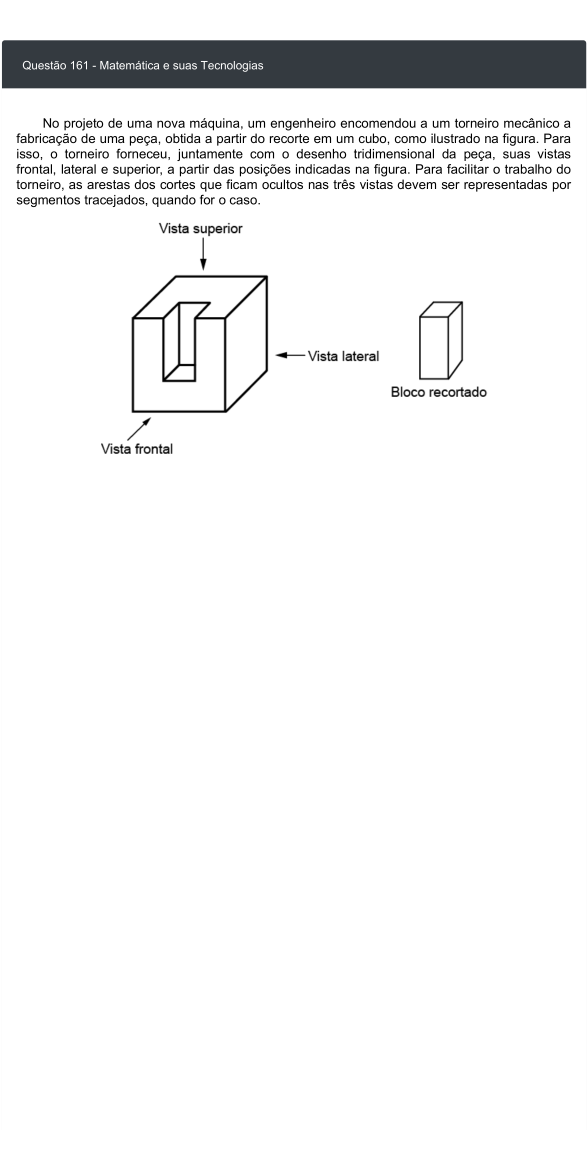
#> input picture 2Passo-RemoverBordasLaterais/sem-bordas-externas/pagina_enem_76.png, 1763 x 3512 px, found by its file name (shown at 1/3 size)
$ python juntar.py
#> lines starting #> are read from the running program, lines starting #| are printed output that depends on the picture


from PIL import Image
import os


pasta_imagens = "sem-bordas-externas"
nome_arquivo_cima = "pagina_enem_76.png"
nome_arquivo_baixo = "pagina_enem_77.png"
pasta_saida = "paginas-montadas2"
nome_arquivo_final = "pagina_enem_76.png"


os.makedirs(pasta_saida, exist_ok=True)

if not os.path.exists(pasta_imagens):
    print(f"ERRO: A pasta '{pasta_imagens}' não existe!")
    exit()

caminho_cima = os.path.join(pasta_imagens, nome_arquivo_cima)
caminho_baixo = os.path.join(pasta_imagens, nome_arquivo_baixo)

if not os.path.exists(caminho_cima):
    print(f"ERRO: O arquivo '{nome_arquivo_cima}' não foi encontrado!")
    exit()

if not os.path.exists(caminho_baixo):
    print(f"ERRO: O arquivo '{nome_arquivo_baixo}' não foi encontrado!")
    exit()

try:
    img_cima = Image.open(caminho_cima)
#> img_cima is the input picture: PIL image 1763x3512 RGB; mean R, G, B 242.6, 242.8, 243
    img_baixo = Image.open(caminho_baixo)
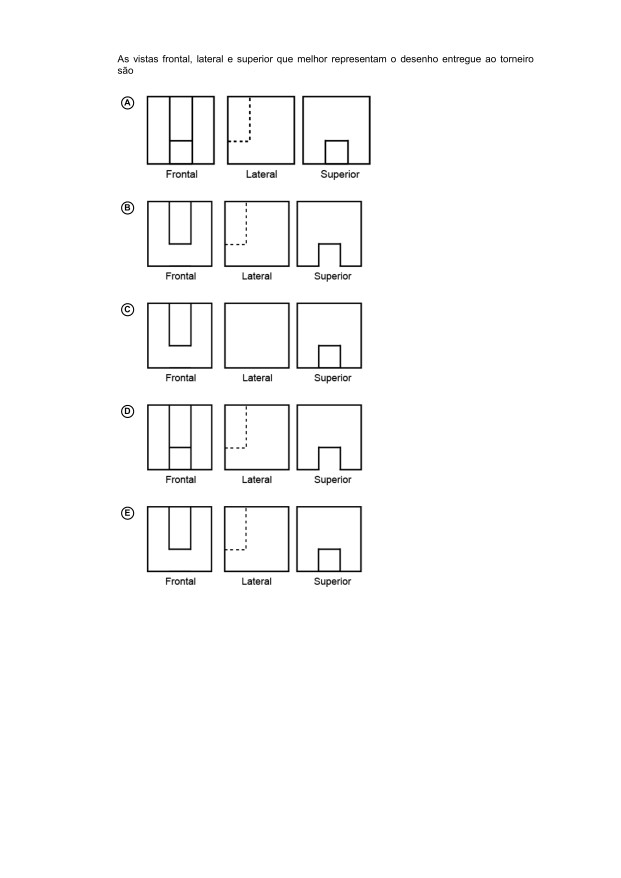
#> input picture 1Passo-ConverterPDF2PNG/imagens-convertidas/pagina_enem_77.png, 2483 x 3512 px, found by its file name (shown at 1/4 size)
#> img_baixo is the input picture: PIL image 2483x3512 RGB; min 0, max 255, mean 250.4

    # Verificar se as larguras são iguais. Se não forem, redimensionar para a menor.
    largura_min = min(img_cima.width, img_baixo.width)
#> largura_min = 1763

    if img_cima.width != largura_min:
        proporcao = largura_min / img_cima.width
        nova_altura = int(img_cima.height * proporcao)
        img_cima = img_cima.resize((largura_min, nova_altura), Image.Resampling.LANCZOS)

    if img_baixo.width != largura_min:
        proporcao = largura_min / img_baixo.width
#> proporcao = 0.71
        nova_altura = int(img_baixo.height * proporcao)
#> nova_altura = 2493
        img_baixo = img_baixo.resize((largura_min, nova_altura), Image.Resampling.LANCZOS)
#> img_baixo: PIL image 1763x2493 RGB

    # Criar la nova imagem (branca de fundo)
    altura_total = img_cima.height + img_baixo.height
#> altura_total = 6005
    imagem_final = Image.new('RGB', (largura_min, altura_total), (255, 255, 255))
#> imagem_final: PIL image 1763x6005 RGB; every value is 255

    # Colar em cima e embaixo
    imagem_final.paste(img_cima, (0, 0))
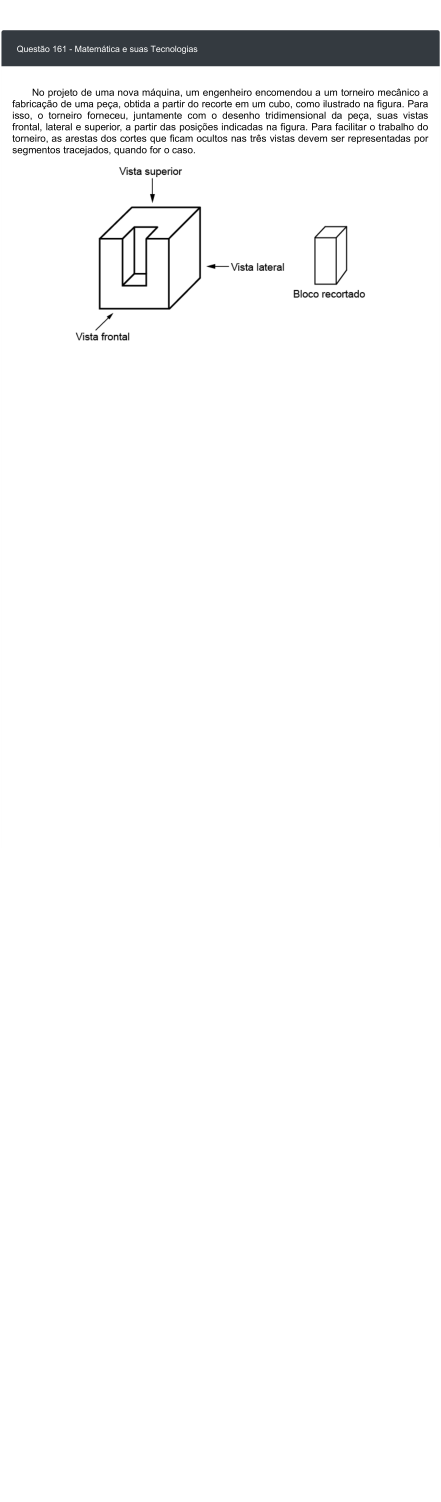
#> imagem_final: PIL image 1763x6005 RGB (shown at 1/4 size); mean R, G, B 247.7, 247.9, 248
    imagem_final.paste(img_baixo, (0, img_cima.height))
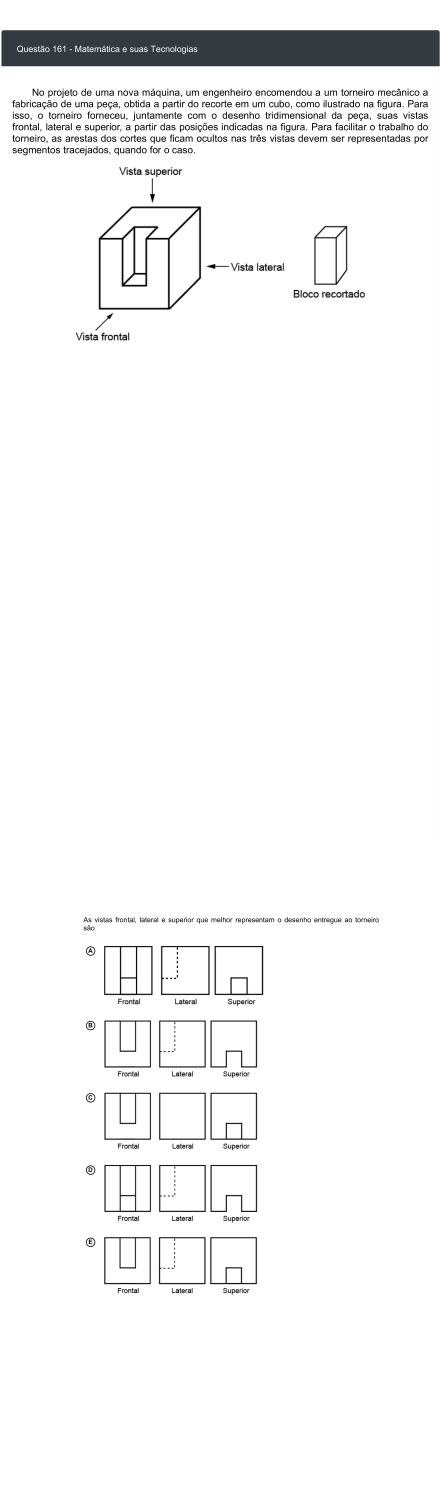
#> imagem_final: PIL image 1763x6005 RGB (shown at 1/4 size); mean R, G, B 245.8, 246, 246.1

    caminho_final = os.path.join(pasta_saida, nome_arquivo_final)
    imagem_final.save(caminho_final)

    print(f"SUCESSO! Imagem salva em: {caminho_final}")

except Exception as e:
    print(f"ERRO ao processar as imagens: {str(e)}")
